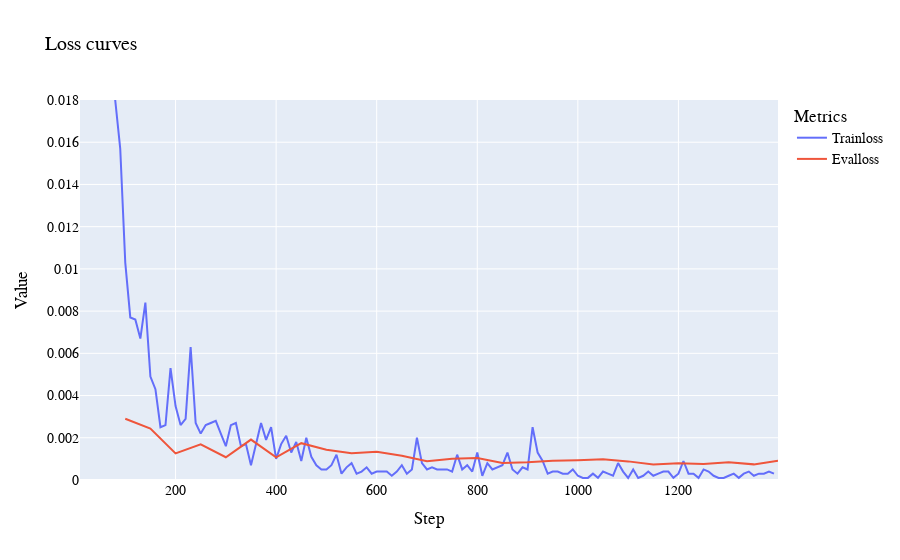

The notebook cell saved with this chart:
### Code cell
plot_learning_curves(folder_name = 'loss', title = 'Loss curves', y_limit=(0, 0.018))

### Figure 1 — Plotly figure (JSON) as saved in the notebook; plotly's stock layout.template omitted (floating-point values rounded to 4 significant figures; data arrays with more than 128 entries replaced by an {"elided": "..."} marker saying what was removed)
{"data": [{"mode": "lines", "name": "Trainloss", "type": "scatter", "x": {"elided": "139 int values"}, "y": {"elided": "139 float values"}}, {"mode": "lines", "name": "Evalloss", "type": "scatter", "x": [100, 150, 200, 250, 300, 350, 400, 450, 500, 550, 600, 650, 700, 750, 800, 850, 900, 950, 1000, 1050, 1100, 1150, 1200, 1250, 1300, 1350, 1398], "y": [0.002902, 0.00244, 0.001261, 0.001692, 0.001079, 0.001916, 0.00107, 0.001743, 0.00143, 0.001266, 0.001339, 0.001145, 0.0008895, 0.00101, 0.001038, 0.0008105, 0.000841, 0.0009109, 0.000939, 0.0009886, 0.0008819, 0.0007327, 0.0007964, 0.0007599, 0.0008367, 0.0007406, 0.0009109]}], "layout": {"font": {"color": "black", "family": "Courier New, monospace", "size": 14}, "legend": {"title": {"text": "Metrics"}}, "title": {"text": "Loss curves"}, "xaxis": {"title": {"text": "Step"}}, "yaxis": {"range": [0, 0.018], "title": {"text": "Value"}}}}
